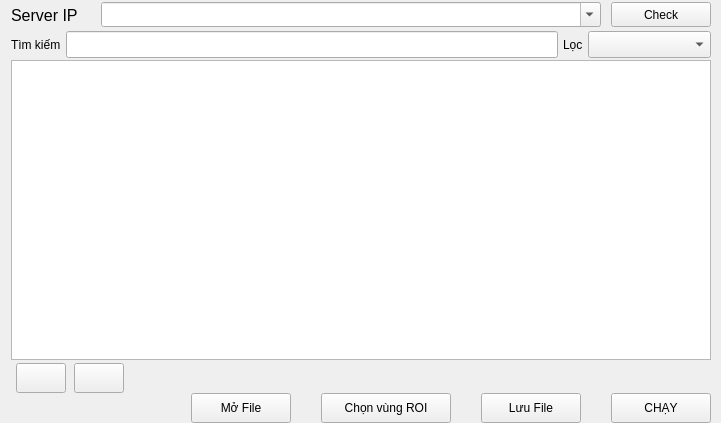
         <widget class="QWidget" name="setupWidget">
          <property name="autoFillBackground">
           <bool>false</bool>
          </property>
          <layout class="QVBoxLayout" name="verticalLayout_5" stretch="0,1,0,0">
           <property name="spacing">
            <number>0</number>
           </property>
           <property name="topMargin">
            <number>0</number>
           </property>
           <property name="rightMargin">
            <number>10</number>
           </property>
           <property name="bottomMargin">
            <number>0</number>
           </property>
           <item alignment="Qt::AlignHCenter">
            <widget class="QFrame" name="serverIPFrame">
             <property name="sizePolicy">
              <sizepolicy hsizetype="Expanding" vsizetype="Preferred">
               <horstretch>0</horstretch>
               <verstretch>0</verstretch>
              </sizepolicy>
             </property>
             <property name="minimumSize">
              <size>
               <width>700</width>
               <height>30</height>
              </size>
             </property>
             <property name="maximumSize">
              <size>
               <width>700</width>
               <height>30</height>
              </size>
             </property>
             <property name="frameShape">
              <enum>QFrame::NoFrame</enum>
             </property>
             <property name="frameShadow">
              <enum>QFrame::Raised</enum>
             </property>
             <layout class="QHBoxLayout" name="horizontalLayout_8" stretch="0,0,0">
              <property name="spacing">
               <number>5</number>
              </property>
              <property name="leftMargin">
               <number>0</number>
              </property>
              <property name="topMargin">
               <number>0</number>
              </property>
              <property name="rightMargin">
               <number>0</number>
              </property>
              <property name="bottomMargin">
               <number>0</number>
              </property>
              <item>
               <widget class="QLabel" name="serverIPLbl">
                <property name="minimumSize">
                 <size>
                  <width>80</width>
                  <height>20</height>
                 </size>
                </property>
                <property name="maximumSize">
                 <size>
                  <width>80</width>
                  <height>20</height>
                 </size>
                </property>
                <property name="font">
                 <font>
                  <family>Segoe UI</family>
                  <pointsize>12</pointsize>
                  <weight>50</weight>
                  <italic>false</italic>
                  <bold>false</bold>
                 </font>
                </property>
                <property name="styleSheet">
                 <string notr="true">font: 12pt &quot;Segoe UI&quot;;</string>
                </property>
                <property name="text">
                 <string>Server IP</string>
                </property>
               </widget>
              </item>
              <item alignment="Qt::AlignHCenter">
               <widget class="QComboBox" name="comboBoxServerIP">
                <property name="minimumSize">
                 <size>
                  <width>500</width>
                  <height>0</height>
                 </size>
                </property>
                <property name="maximumSize">
                 <size>
                  <width>500</width>
                  <height>25</height>
                 </size>
                </property>
                <property name="font">
                 <font>
                  <family>Segoe UI</family>
                  <pointsize>12</pointsize>
                  <weight>50</weight>
                  <italic>false</italic>
                  <bold>false</bold>
                 </font>
                </property>
                <property name="styleSheet">
                 <string notr="true">font: 12pt &quot;Segoe UI&quot;;</string>
                </property>
                <property name="editable">
                 <bool>true</bool>
                </property>
               </widget>
              </item>
              <item>
               <widget class="QPushButton" name="checkButton">
                <property name="minimumSize">
                 <size>
                  <width>100</width>
                  <height>25</height>
                 </size>
                </property>
                <property name="maximumSize">
                 <size>
                  <width>100</width>
                  <height>25</height>
                 </size>
                </property>
                <property name="styleSheet">
                 <string notr="true">font: 12pt &quot;Segoe UI&quot;;</string>
                </property>
                <property name="text">
                 <string>Check</string>
                </property>
                <property name="icon">
                 <iconset>
                  <normalon>:/Tick/icons/correct.png</normalon>
                 </iconset>
                </property>
               </widget>
              </item>
             </layout>
            </widget>
           </item>
           <item>
            <widget class="QFrame" name="searchBarFrame">
             <property name="sizePolicy">
              <sizepolicy hsizetype="Expanding" vsizetype="Preferred">
               <horstretch>0</horstretch>
               <verstretch>0</verstretch>
              </sizepolicy>
             </property>
             <property name="minimumSize">
              <size>
               <width>0</width>
               <height>30</height>
              </size>
             </property>
             <property name="maximumSize">
              <size>
               <width>16777215</width>
               <height>40</height>
              </size>
             </property>
             <property name="styleSheet">
              <string notr="true"/>
             </property>
             <property name="frameShape">
              <enum>QFrame::NoFrame</enum>
             </property>
             <property name="frameShadow">
              <enum>QFrame::Raised</enum>
             </property>
             <layout class="QHBoxLayout" name="horizontalLayout_4" stretch="0,8,0,2">
              <property name="spacing">
               <number>5</number>
              </property>
              <property name="leftMargin">
               <number>0</number>
              </property>
              <property name="topMargin">
               <number>0</number>
              </property>
              <property name="rightMargin">
               <number>0</number>
              </property>
              <property name="bottomMargin">
               <number>0</number>
              </property>
              <item alignment="Qt::AlignLeft|Qt::AlignVCenter">
               <widget class="QLabel" name="searchLbl">
                <property name="styleSheet">
                 <string notr="true">font: 12pt &quot;Segoe UI&quot;;</string>
                </property>
                <property name="text">
                 <string>Tìm kiếm</string>
                </property>
               </widget>
              </item>
              <item>
               <widget class="QLineEdit" name="tableSearch">
                <property name="font">
                 <font>
                  <pointsize>12</pointsize>
                 </font>
                </property>
               </widget>
              </item>
              <item>
               <widget class="QLabel" name="label">
                <property name="styleSheet">
                 <string notr="true">font: 12pt &quot;Segoe UI&quot;;</string>
                </property>
                <property name="text">
                 <string>Lọc</string>
                </property>
               </widget>
              </item>
              <item>
               <widget class="QComboBox" name="tableFieldCB">
                <property name="font">
                 <font>
                  <pointsize>12</pointsize>
                 </font>
                </property>
               </widget>
              </item>
             </layout>
            </widget>
           </item>
           <item>
            <widget class="QFrame" name="tableFrame">
             <property name="frameShape">
              <enum>QFrame::NoFrame</enum>
             </property>
             <property name="frameShadow">
              <enum>QFrame::Raised</enum>
             </property>
             <layout class="QVBoxLayout" name="verticalLayout_4" stretch="8,0">
              <property name="spacing">
               <number>3</number>
              </property>
              <property name="leftMargin">
               <number>0</number>
              </property>
              <property name="topMargin">
               <number>0</number>
              </property>
              <property name="rightMargin">
               <number>0</number>
              </property>
              <property name="bottomMargin">
               <number>0</number>
              </property>
              <item>
               <widget class="QTableView" name="setupTableView">
                <property name="minimumSize">
                 <size>
                  <width>0</width>
                  <height>300</height>
                 </size>
                </property>
                <property name="styleSheet">
                 <string notr="true">font: 12pt &quot;Segoe UI&quot;;</string>
                </property>
                <property name="frameShape">
                 <enum>QFrame::StyledPanel</enum>
                </property>
                <property name="selectionBehavior">
                 <enum>QAbstractItemView::SelectRows</enum>
                </property>
                <property name="verticalScrollMode">
                 <enum>QAbstractItemView::ScrollPerPixel</enum>
                </property>
                <property name="sortingEnabled">
                 <bool>false</bool>
                </property>
                <attribute name="verticalHeaderVisible">
                 <bool>false</bool>
                </attribute>
               </widget>
              </item>
              <item>
               <widget class="QFrame" name="btnTableFrame">
                <property name="maximumSize">
                 <size>
                  <width>120</width>
                  <height>60</height>
                 </size>
                </property>
                <property name="frameShape">
                 <enum>QFrame::NoFrame</enum>
                </property>
                <property name="frameShadow">
                 <enum>QFrame::Raised</enum>
                </property>
                <layout class="QHBoxLayout" name="horizontalLayout_5">
                 <property name="spacing">
                  <number>3</number>
                 </property>
                 <property name="leftMargin">
                  <number>0</number>
                 </property>
                 <property name="topMargin">
                  <number>0</number>
                 </property>
                 <property name="rightMargin">
                  <number>0</number>
                 </property>
                 <property name="bottomMargin">
                  <number>0</number>
                 </property>
                 <item>
                  <widget class="QPushButton" name="btnAddRow">
                   <property name="minimumSize">
                    <size>
                     <width>50</width>
                     <height>30</height>
                    </size>
                   </property>
                   <property name="maximumSize">
                    <size>
                     <width>50</width>
                     <height>30</height>
                    </size>
                   </property>
                   <property name="text">
                    <string/>
                   </property>
                   <property name="icon">
                    <iconset resource="../resources/resources.qrc">
                     <normaloff>:/Add/icons/add.png</normaloff>:/Add/icons/add.png</iconset>
                   </property>
                   <property name="iconSize">
                    <size>
                     <width>20</width>
                     <height>20</height>
                    </size>
                   </property>
                  </widget>
                 </item>
                 <item>
                  <widget class="QPushButton" name="btnDelRow">
                   <property name="minimumSize">
                    <size>
                     <width>50</width>
                     <height>30</height>
                    </size>
                   </property>
                   <property name="maximumSize">
                    <size>
                     <width>50</width>
                     <height>30</height>
                    </size>
                   </property>
                   <property name="text">
                    <string/>
                   </property>
                   <property name="icon">
                    <iconset resource="../resources/resources.qrc">
                     <normaloff>:/Delete/icons/minimize-sign.png</normaloff>:/Delete/icons/minimize-sign.png</iconset>
                   </property>
                   <property name="iconSize">
                    <size>
                     <width>20</width>
                     <height>20</height>
                    </size>
                   </property>
                  </widget>
                 </item>
                </layout>
               </widget>
              </item>
             </layout>
            </widget>
           </item>
           <item alignment="Qt::AlignRight">
            <widget class="QFrame" name="btnFileFrame">
             <property name="maximumSize">
              <size>
               <width>700</width>
               <height>16777215</height>
              </size>
             </property>
             <property name="frameShape">
              <enum>QFrame::NoFrame</enum>
             </property>
             <property name="frameShadow">
              <enum>QFrame::Raised</enum>
             </property>
             <layout class="QHBoxLayout" name="horizontalLayout_6">
              <property name="spacing">
               <number>30</number>
              </property>
              <property name="leftMargin">
               <number>0</number>
              </property>
              <property name="topMargin">
               <number>0</number>
              </property>
              <property name="rightMargin">
               <number>0</number>
              </property>
              <property name="bottomMargin">
               <number>0</number>
              </property>
              <item>
               <widget class="QPushButton" name="btnOpenFile">
                <property name="minimumSize">
                 <size>
                  <width>100</width>
                  <height>30</height>
                 </size>
                </property>
                <property name="maximumSize">
                 <size>
                  <width>100</width>
                  <height>90</height>
                 </size>
                </property>
                <property name="styleSheet">
                 <string notr="true">font: 12pt &quot;Segoe UI&quot;;</string>
                </property>
                <property name="text">
                 <string>Mở File</string>
                </property>
                <property name="icon">
                 <iconset resource="../resources/resources.qrc">
                  <normaloff>:/Open/icons/open_folder.png</normaloff>:/Open/icons/open_folder.png</iconset>
                </property>
               </widget>
              </item>
              <item>
               <widget class="QPushButton" name="btnSelectROI">
                <property name="minimumSize">
                 <size>
                  <width>130</width>
                  <height>30</height>
                 </size>
                </property>
                <property name="maximumSize">
                 <size>
                  <width>130</width>
                  <height>30</height>
                 </size>
                </property>
                <property name="styleSheet">
                 <string notr="true">font: 12pt &quot;Segoe UI&quot;;</string>
                </property>
                <property name="text">
                 <string>Chọn vùng ROI</string>
                </property>
                <property name="icon">
                 <iconset resource="../resources/resources.qrc">
                  <normaloff>:/Select_ROI/icons/select_roi.png</normaloff>:/Select_ROI/icons/select_roi.png</iconset>
                </property>
               </widget>
              </item>
              <item>
               <widget class="QPushButton" name="btnExportFile">
                <property name="minimumSize">
                 <size>
                  <width>100</width>
                  <height>30</height>
                 </size>
                </property>
                <property name="maximumSize">
                 <size>
                  <width>100</width>
                  <height>90</height>
                 </size>
                </property>
                <property name="styleSheet">
                 <string notr="true">font: 12pt &quot;Segoe UI&quot;;</string>
                </property>
                <property name="text">
                 <string>Lưu File</string>
                </property>
                <property name="icon">
                 <iconset resource="../resources/resources.qrc">
                  <normaloff>:/Save/icons/save.png</normaloff>:/Save/icons/save.png</iconset>
                </property>
               </widget>
              </item>
              <item>
               <widget class="QPushButton" name="btnLive">
                <property name="minimumSize">
                 <size>
                  <width>100</width>
                  <height>30</height>
                 </size>
                </property>
                <property name="maximumSize">
                 <size>
                  <width>100</width>
                  <height>90</height>
                 </size>
                </property>
                <property name="styleSheet">
                 <string notr="true">font: 12pt &quot;Segoe UI&quot;;</string>
                </property>
                <property name="text">
                 <string>CHẠY</string>
                </property>
                <property name="icon">
                 <iconset resource="../resources/resources.qrc">
                  <normaloff>:/Execute/icons/execute.png</normaloff>:/Execute/icons/execute.png</iconset>
                </property>
               </widget>
              </item>
             </layout>
            </widget>
           </item>
          </layout>
         </widget>
